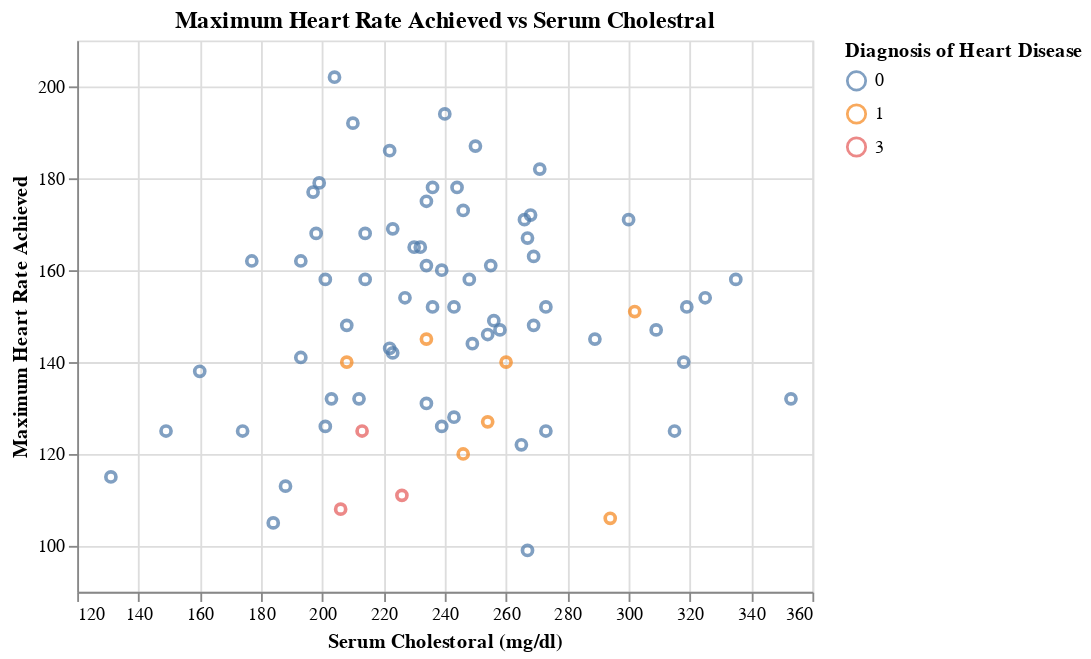

Source (notebook cell):
### Markdown cell above
There are no clear trends in Maximum Heart rate Achieved and Resting Blood Pressure that can be seen through the plot above. However, if a patient has a resting blood pressure of around 110 to 140 mm Hg and a maximum heart rate of 100 to 160, they should be aware that they have a higher risk of possessing heart disease.

### Code cell
plot6=alt.Chart(heart_test_predictions).mark_point().encode(
    x=alt.X("chol",title = "Serum Cholestoral (mg/dl)", scale=alt.Scale(zero=False)),
    y=alt.Y("thalach",title = "Maximum Heart Rate Achieved", scale=alt.Scale(zero=False)),
    color=alt.Color("predicted:N",title = "Diagnosis of Heart Disease")
).properties(title="Maximum Heart Rate Achieved vs Serum Cholestral")
plot6

### Figure 1 — Vega-Lite specification as saved in the notebook (floating-point values rounded to 4 significant figures)
{"config": {"view": {"continuousWidth": 400, "continuousHeight": 300}}, "data": {"name": "data-126e00955e0362e263d044f6f4608d0d"}, "mark": "point", "encoding": {"color": {"field": "predicted", "title": "Diagnosis of Heart Disease", "type": "nominal"}, "x": {"field": "chol", "scale": {"zero": false}, "title": "Serum Cholestoral (mg/dl)", "type": "quantitative"}, "y": {"field": "thalach", "scale": {"zero": false}, "title": "Maximum Heart Rate Achieved", "type": "quantitative"}}, "title": "Maximum Heart Rate Achieved vs Serum Cholestral", "$schema": "https://vega.github.io/schema/vega-lite/v4.17.0.json", "datasets": {"data-126e00955e0362e263d044f6f4608d0d": [{"age": 65, "sex": 1, "cp": 4, "trestbps": 110, "chol": 248, "fbs": 0, "restecg": 2, "thalach": 158, "exang": 0, "oldpeak": 0.6, "slope": 1, "ca": 2.0, "thal": 6.0, "num": 1, "predicted": 0}, {"age": 39, "sex": 0, "cp": 3, "trestbps": 94, "chol": 199, "fbs": 0, "restecg": 0, "thalach": 179, "exang": 0, "oldpeak": 0.0, "slope": 1, "ca": 0.0, "thal": 3.0, "num": 0, "predicted": 0}, {"age": 64, "sex": 1, "cp": 3, "trestbps": 140, "chol": 335, "fbs": 0, "restecg": 0, "thalach": 158, "exang": 0, "oldpeak": 0.0, "slope": 1, "ca": 0.0, "thal": 3.0, "num": 1, "predicted": 0}, {"age": 52, "sex": 1, "cp": 4, "trestbps": 128, "chol": 255, "fbs": 0, "restecg": 0, "thalach": 161, "exang": 1, "oldpeak": 0.0, "slope": 1, "ca": 1.0, "thal": 7.0, "num": 1, "predicted": 0}, {"age": 58, "sex": 1, "cp": 4, "trestbps": 125, "chol": 300, "fbs": 0, "restecg": 2, "thalach": 171, "exang": 0, "oldpeak": 0.0, "slope": 1, "ca": 2.0, "thal": 7.0, "num": 1, "predicted": 0}, {"age": 47, "sex": 1, "cp": 3, "trestbps": 108, "chol": 243, "fbs": 0, "restecg": 0, "thalach": 152, "exang": 0, "oldpeak": 0.0, "slope": 1, "ca": 0.0, "thal": 3.0, "num": 1, "predicted": 0}, {"age": 56, "sex": 1, "cp": 2, "trestbps": 120, "chol": 236, "fbs": 0, "restecg": 0, "thalach": 178, "exang": 0, "oldpeak": 0.8, "slope": 1, "ca": 0.0, "thal": 3.0, "num": 0, "predicted": 0}, {"age": 34, "sex": 0, "cp": 2, "trestbps": 118, "chol": 210, "fbs": 0, "restecg": 0, "thalach": 192, "exang": 0, "oldpeak": 0.7, "slope": 1, "ca": 0.0, "thal": 3.0, "num": 0, "predicted": 0}, {"age": 55, "sex": 1, "cp": 4, "trestbps": 132, "chol": 353, "fbs": 0, "restecg": 0, "thalach": 132, "exang": 1, "oldpeak": 1.2, "slope": 2, "ca": 1.0, "thal": 7.0, "num": 3, "predicted": 0}, {"age": 59, "sex": 1, "cp": 1, "trestbps": 160, "chol": 273, "fbs": 0, "restecg": 2, "thalach": 125, "exang": 0, "oldpeak": 0.0, "slope": 1, "ca": 0.0, "thal": 3.0, "num": 1, "predicted": 0}, {"age": 62, "sex": 1, "cp": 4, "trestbps": 120, "chol": 267, "fbs": 0, "restecg": 0, "thalach": 99, "exang": 1, "oldpeak": 1.8, "slope": 2, "ca": 2.0, "thal": 7.0, "num": 1, "predicted": 0}, {"age": 41, "sex": 0, "cp": 3, "trestbps": 112, "chol": 268, "fbs": 0, "restecg": 2, "thalach": 172, "exang": 1, "oldpeak": 0.0, "slope": 1, "ca": 0.0, "thal": 3.0, "num": 0, "predicted": 0}, {"age": 53, "sex": 1, "cp": 4, "trestbps": 142, "chol": 226, "fbs": 0, "restecg": 2, "thalach": 111, "exang": 1, "oldpeak": 0.0, "slope": 1, "ca": 0.0, "thal": 7.0, "num": 0, "predicted": 3}, {"age": 70, "sex": 1, "cp": 4, "trestbps": 145, "chol": 174, "fbs": 0, "restecg": 0, "thalach": 125, "exang": 1, "oldpeak": 2.6, "slope": 3, "ca": 0.0, "thal": 7.0, "num": 4, "predicted": 0}, {"age": 52, "sex": 1, "cp": 3, "trestbps": 138, "chol": 223, "fbs": 0, "restecg": 0, "thalach": 169, "exang": 0, "oldpeak": 0.0, "slope": 1, "ca": null, "thal": 3.0, "num": 0, "predicted": 0}, {"age": 58, "sex": 0, "cp": 2, "trestbps": 136, "chol": 319, "fbs": 1, "restecg": 2, "thalach": 152, "exang": 0, "oldpeak": 0.0, "slope": 1, "ca": 2.0, "thal": 3.0, "num": 3, "predicted": 0}, {"age": 41, "sex": 0, "cp": 2, "trestbps": 105, "chol": 198, "fbs": 0, "restecg": 0, "thalach": 168, "exang": 0, "oldpeak": 0.0, "slope": 1, "ca": 1.0, "thal": 3.0, "num": 0, "predicted": 0}, {"age": 67, "sex": 0, "cp": 4, "trestbps": 106, "chol": 223, "fbs": 0, "restecg": 0, "thalach": 142, "exang": 0, "oldpeak": 0.3, "slope": 1, "ca": 2.0, "thal": 3.0, "num": 0, "predicted": 0}, {"age": 52, "sex": 1, "cp": 2, "trestbps": 134, "chol": 201, "fbs": 0, "restecg": 0, "thalach": 158, "exang": 0, "oldpeak": 0.8, "slope": 1, "ca": 1.0, "thal": 3.0, "num": 0, "predicted": 0}, {"age": 51, "sex": 1, "cp": 3, "trestbps": 94, "chol": 227, "fbs": 0, "restecg": 0, "thalach": 154, "exang": 1, "oldpeak": 0.0, "slope": 1, "ca": 1.0, "thal": 7.0, "num": 0, "predicted": 0}, {"age": 29, "sex": 1, "cp": 2, "trestbps": 130, "chol": 204, "fbs": 0, "restecg": 2, "thalach": 202, "exang": 0, "oldpeak": 0.0, "slope": 1, "ca": 0.0, "thal": 3.0, "num": 0, "predicted": 0}, {"age": 61, "sex": 1, "cp": 4, "trestbps": 120, "chol": 260, "fbs": 0, "restecg": 0, "thalach": 140, "exang": 1, "oldpeak": 3.6, "slope": 2, "ca": 1.0, "thal": 7.0, "num": 2, "predicted": 1}, {"age": 54, "sex": 1, "cp": 4, "trestbps": 110, "chol": 239, "fbs": 0, "restecg": 0, "thalach": 126, "exang": 1, "oldpeak": 2.8, "slope": 2, "ca": 1.0, "thal": 7.0, "num": 3, "predicted": 0}, {"age": 59, "sex": 1, "cp": 4, "trestbps": 140, "chol": 177, "fbs": 0, "restecg": 0, "thalach": 162, "exang": 1, "oldpeak": 0.0, "slope": 1, "ca": 1.0, "thal": 7.0, "num": 2, "predicted": 0}, {"age": 54, "sex": 1, "cp": 3, "trestbps": 150, "chol": 232, "fbs": 0, "restecg": 2, "thalach": 165, "exang": 0, "oldpeak": 1.6, "slope": 1, "ca": 0.0, "thal": 7.0, "num": 0, "predicted": 0}, {"age": 51, "sex": 1, "cp": 1, "trestbps": 125, "chol": 213, "fbs": 0, "restecg": 2, "thalach": 125, "exang": 1, "oldpeak": 1.4, "slope": 1, "ca": 1.0, "thal": 3.0, "num": 0, "predicted": 3}, {"age": 64, "sex": 0, "cp": 4, "trestbps": 180, "chol": 325, "fbs": 0, "restecg": 0, "thalach": 154, "exang": 1, "oldpeak": 0.0, "slope": 1, "ca": 0.0, "thal": 3.0, "num": 0, "predicted": 0}, {"age": 69, "sex": 1, "cp": 3, "trestbps": 140, "chol": 254, "fbs": 0, "restecg": 2, "thalach": 146, "exang": 0, "oldpeak": 2.0, "slope": 2, "ca": 3.0, "thal": 7.0, "num": 2, "predicted": 0}, {"age": 54, "sex": 1, "cp": 4, "trestbps": 140, "chol": 239, "fbs": 0, "restecg": 0, "thalach": 160, "exang": 0, "oldpeak": 1.2, "slope": 1, "ca": 0.0, "thal": 3.0, "num": 0, "predicted": 0}, {"age": 55, "sex": 1, "cp": 4, "trestbps": 160, "chol": 289, "fbs": 0, "restecg": 2, "thalach": 145, "exang": 1, "oldpeak": 0.8, "slope": 2, "ca": 1.0, "thal": 7.0, "num": 4, "predicted": 0}, {"age": 48, "sex": 1, "cp": 4, "trestbps": 122, "chol": 222, "fbs": 0, "restecg": 2, "thalach": 186, "exang": 0, "oldpeak": 0.0, "slope": 1, "ca": 0.0, "thal": 3.0, "num": 0, "predicted": 0}, {"age": 42, "sex": 0, "cp": 4, "trestbps": 102, "chol": 265, "fbs": 0, "restecg": 2, "thalach": 122, "exang": 0, "oldpeak": 0.6, "slope": 2, "ca": 0.0, "thal": 3.0, "num": 0, "predicted": 0}, {"age": 66, "sex": 1, "cp": 2, "trestbps": 160, "chol": 246, "fbs": 0, "restecg": 0, "thalach": 120, "exang": 1, "oldpeak": 0.0, "slope": 2, "ca": 3.0, "thal": 6.0, "num": 2, "predicted": 1}, {"age": 66, "sex": 1, "cp": 4, "trestbps": 120, "chol": 302, "fbs": 0, "restecg": 2, "thalach": 151, "exang": 0, "oldpeak": 0.4, "slope": 2, "ca": 0.0, "thal": 3.0, "num": 0, "predicted": 1}, {"age": 57, "sex": 1, "cp": 4, "trestbps": 130, "chol": 131, "fbs": 0, "restecg": 0, "thalach": 115, "exang": 1, "oldpeak": 1.2, "slope": 2, "ca": 1.0, "thal": 7.0, "num": 3, "predicted": 0}, {"age": 71, "sex": 0, "cp": 4, "trestbps": 112, "chol": 149, "fbs": 0, "restecg": 0, "thalach": 125, "exang": 0, "oldpeak": 1.6, "slope": 2, "ca": 0.0, "thal": 3.0, "num": 0, "predicted": 0}, {"age": 53, "sex": 1, "cp": 3, "trestbps": 130, "chol": 246, "fbs": 1, "restecg": 2, "thalach": 173, "exang": 0, "oldpeak": 0.0, "slope": 1, "ca": 3.0, "thal": 3.0, "num": 0, "predicted": 0}, {"age": 44, "sex": 1, "cp": 4, "trestbps": 110, "chol": 197, "fbs": 0, "restecg": 2, "thalach": 177, "exang": 0, "oldpeak": 0.0, "slope": 1, "ca": 1.0, "thal": 3.0, "num": 1, "predicted": 0}, {"age": 59, "sex": 1, "cp": 4, "trestbps": 135, "chol": 234, "fbs": 0, "restecg": 0, "thalach": 161, "exang": 0, "oldpeak": 0.5, "slope": 2, "ca": 0.0, "thal": 7.0, "num": 0, "predicted": 0}, {"age": 61, "sex": 1, "cp": 1, "trestbps": 134, "chol": 234, "fbs": 0, "restecg": 0, "thalach": 145, "exang": 0, "oldpeak": 2.6, "slope": 2, "ca": 2.0, "thal": 3.0, "num": 2, "predicted": 1}, {"age": 62, "sex": 1, "cp": 2, "trestbps": 128, "chol": 208, "fbs": 1, "restecg": 2, "thalach": 140, "exang": 0, "oldpeak": 0.0, "slope": 1, "ca": 0.0, "thal": 3.0, "num": 0, "predicted": 1}, {"age": 37, "sex": 1, "cp": 3, "trestbps": 130, "chol": 250, "fbs": 0, "restecg": 0, "thalach": 187, "exang": 0, "oldpeak": 3.5, "slope": 3, "ca": 0.0, "thal": 3.0, "num": 0, "predicted": 0}, {"age": 54, "sex": 1, "cp": 4, "trestbps": 120, "chol": 188, "fbs": 0, "restecg": 0, "thalach": 113, "exang": 0, "oldpeak": 1.4, "slope": 2, "ca": 1.0, "thal": 7.0, "num": 2, "predicted": 0}, {"age": 42, "sex": 1, "cp": 1, "trestbps": 148, "chol": 244, "fbs": 0, "restecg": 2, "thalach": 178, "exang": 0, "oldpeak": 0.8, "slope": 1, "ca": 2.0, "thal": 3.0, "num": 0, "predicted": 0}, {"age": 54, "sex": 1, "cp": 3, "trestbps": 125, "chol": 273, "fbs": 0, "restecg": 2, "thalach": 152, "exang": 0, "oldpeak": 0.5, "slope": 3, "ca": 1.0, "thal": 3.0, "num": 0, "predicted": 0}, {"age": 49, "sex": 0, "cp": 4, "trestbps": 130, "chol": 269, "fbs": 0, "restecg": 0, "thalach": 163, "exang": 0, "oldpeak": 0.0, "slope": 1, "ca": 0.0, "thal": 3.0, "num": 0, "predicted": 0}, {"age": 45, "sex": 0, "cp": 2, "trestbps": 130, "chol": 234, "fbs": 0, "restecg": 2, "thalach": 175, "exang": 0, "oldpeak": 0.6, "slope": 2, "ca": 0.0, "thal": 3.0, "num": 0, "predicted": 0}, {"age": 45, "sex": 1, "cp": 4, "trestbps": 142, "chol": 309, "fbs": 0, "restecg": 2, "thalach": 147, "exang": 1, "oldpeak": 0.0, "slope": 2, "ca": 3.0, "thal": 7.0, "num": 3, "predicted": 0}, {"age": 66, "sex": 1, "cp": 4, "trestbps": 112, "chol": 212, "fbs": 0, "restecg": 2, "thalach": 132, "exang": 1, "oldpeak": 0.1, "slope": 1, "ca": 1.0, "thal": 3.0, "num": 2, "predicted": 0}, {"age": 42, "sex": 1, "cp": 3, "trestbps": 120, "chol": 240, "fbs": 1, "restecg": 0, "thalach": 194, "exang": 0, "oldpeak": 0.8, "slope": 3, "ca": 0.0, "thal": 7.0, "num": 0, "predicted": 0}, {"age": 45, "sex": 0, "cp": 4, "trestbps": 138, "chol": 236, "fbs": 0, "restecg": 2, "thalach": 152, "exang": 1, "oldpeak": 0.2, "slope": 2, "ca": 0.0, "thal": 3.0, "num": 0, "predicted": 0}, {"age": 68, "sex": 1, "cp": 4, "trestbps": 144, "chol": 193, "fbs": 1, "restecg": 0, "thalach": 141, "exang": 0, "oldpeak": 3.4, "slope": 2, "ca": 2.0, "thal": 7.0, "num": 2, "predicted": 0}, {"age": 69, "sex": 1, "cp": 1, "trestbps": 160, "chol": 234, "fbs": 1, "restecg": 2, "thalach": 131, "exang": 0, "oldpeak": 0.1, "slope": 2, "ca": 1.0, "thal": 3.0, "num": 0, "predicted": 0}, {"age": 54, "sex": 0, "cp": 3, "trestbps": 110, "chol": 214, "fbs": 0, "restecg": 0, "thalach": 158, "exang": 0, "oldpeak": 1.6, "slope": 2, "ca": 0.0, "thal": 3.0, "num": 0, "predicted": 0}, {"age": 41, "sex": 1, "cp": 3, "trestbps": 130, "chol": 214, "fbs": 0, "restecg": 2, "thalach": 168, "exang": 0, "oldpeak": 2.0, "slope": 2, "ca": 0.0, "thal": 3.0, "num": 0, "predicted": 0}, {"age": 58, "sex": 1, "cp": 3, "trestbps": 112, "chol": 230, "fbs": 0, "restecg": 2, "thalach": 165, "exang": 0, "oldpeak": 2.5, "slope": 2, "ca": 1.0, "thal": 7.0, "num": 4, "predicted": 0}, {"age": 58, "sex": 1, "cp": 4, "trestbps": 114, "chol": 318, "fbs": 0, "restecg": 1, "thalach": 140, "exang": 0, "oldpeak": 4.4, "slope": 3, "ca": 3.0, "thal": 6.0, "num": 4, "predicted": 0}, {"age": 65, "sex": 0, "cp": 3, "trestbps": 155, "chol": 269, "fbs": 0, "restecg": 0, "thalach": 148, "exang": 0, "oldpeak": 0.8, "slope": 1, "ca": 0.0, "thal": 3.0, "num": 0, "predicted": 0}, {"age": 50, "sex": 1, "cp": 4, "trestbps": 150, "chol": 243, "fbs": 0, "restecg": 2, "thalach": 128, "exang": 0, "oldpeak": 2.6, "slope": 2, "ca": 0.0, "thal": 7.0, "num": 4, "predicted": 0}, {"age": 54, "sex": 1, "cp": 3, "trestbps": 120, "chol": 258, "fbs": 0, "restecg": 2, "thalach": 147, "exang": 0, "oldpeak": 0.4, "slope": 2, "ca": 0.0, "thal": 7.0, "num": 0, "predicted": 0}, {"age": 54, "sex": 1, "cp": 4, "trestbps": 110, "chol": 206, "fbs": 0, "restecg": 2, "thalach": 108, "exang": 1, "oldpeak": 0.0, "slope": 2, "ca": 1.0, "thal": 3.0, "num": 3, "predicted": 3}, {"age": 49, "sex": 1, "cp": 2, "trestbps": 130, "chol": 266, "fbs": 0, "restecg": 0, "thalach": 171, "exang": 0, "oldpeak": 0.6, "slope": 1, "ca": 0.0, "thal": 3.0, "num": 0, "predicted": 0}, {"age": 54, "sex": 0, "cp": 3, "trestbps": 108, "chol": 267, "fbs": 0, "restecg": 2, "thalach": 167, "exang": 0, "oldpeak": 0.0, "slope": 1, "ca": 0.0, "thal": 3.0, "num": 0, "predicted": 0}, {"age": 59, "sex": 1, "cp": 4, "trestbps": 138, "chol": 271, "fbs": 0, "restecg": 2, "thalach": 182, "exang": 0, "oldpeak": 0.0, "slope": 1, "ca": 0.0, "thal": 3.0, "num": 0, "predicted": 0}, {"age": 45, "sex": 1, "cp": 4, "trestbps": 104, "chol": 208, "fbs": 0, "restecg": 2, "thalach": 148, "exang": 1, "oldpeak": 3.0, "slope": 2, "ca": 0.0, "thal": 3.0, "num": 0, "predicted": 0}, {"age": 62, "sex": 0, "cp": 4, "trestbps": 138, "chol": 294, "fbs": 1, "restecg": 0, "thalach": 106, "exang": 0, "oldpeak": 1.9, "slope": 2, "ca": 3.0, "thal": 3.0, "num": 2, "predicted": 1}, {"age": 56, "sex": 1, "cp": 4, "trestbps": 132, "chol": 184, "fbs": 0, "restecg": 2, "thalach": 105, "exang": 1, "oldpeak": 2.1, "slope": 2, "ca": 1.0, "thal": 6.0, "num": 1, "predicted": 0}, {"age": 42, "sex": 1, "cp": 4, "trestbps": 136, "chol": 315, "fbs": 0, "restecg": 0, "thalach": 125, "exang": 1, "oldpeak": 1.8, "slope": 2, "ca": 0.0, "thal": 6.0, "num": 2, "predicted": 0}, {"age": 65, "sex": 1, "cp": 4, "trestbps": 135, "chol": 254, "fbs": 0, "restecg": 2, "thalach": 127, "exang": 0, "oldpeak": 2.8, "slope": 2, "ca": 1.0, "thal": 7.0, "num": 2, "predicted": 1}, {"age": 46, "sex": 1, "cp": 4, "trestbps": 120, "chol": 249, "fbs": 0, "restecg": 2, "thalach": 144, "exang": 0, "oldpeak": 0.8, "slope": 1, "ca": 0.0, "thal": 7.0, "num": 1, "predicted": 0}, {"age": 57, "sex": 1, "cp": 4, "trestbps": 110, "chol": 201, "fbs": 0, "restecg": 0, "thalach": 126, "exang": 1, "oldpeak": 1.5, "slope": 2, "ca": 0.0, "thal": 6.0, "num": 0, "predicted": 0}, {"age": 51, "sex": 0, "cp": 3, "trestbps": 130, "chol": 256, "fbs": 0, "restecg": 2, "thalach": 149, "exang": 0, "oldpeak": 0.5, "slope": 1, "ca": 0.0, "thal": 3.0, "num": 0, "predicted": 0}, {"age": 56, "sex": 1, "cp": 1, "trestbps": 120, "chol": 193, "fbs": 0, "restecg": 2, "thalach": 162, "exang": 0, "oldpeak": 1.9, "slope": 2, "ca": 0.0, "thal": 7.0, "num": 0, "predicted": 0}, {"age": 45, "sex": 0, "cp": 2, "trestbps": 112, "chol": 160, "fbs": 0, "restecg": 0, "thalach": 138, "exang": 0, "oldpeak": 0.0, "slope": 2, "ca": 0.0, "thal": 3.0, "num": 0, "predicted": 0}, {"age": 41, "sex": 1, "cp": 2, "trestbps": 135, "chol": 203, "fbs": 0, "restecg": 0, "thalach": 132, "exang": 0, "oldpeak": 0.0, "slope": 2, "ca": 0.0, "thal": 6.0, "num": 0, "predicted": 0}, {"age": 51, "sex": 1, "cp": 3, "trestbps": 100, "chol": 222, "fbs": 0, "restecg": 0, "thalach": 143, "exang": 1, "oldpeak": 1.2, "slope": 2, "ca": 0.0, "thal": 3.0, "num": 0, "predicted": 0}]}}
